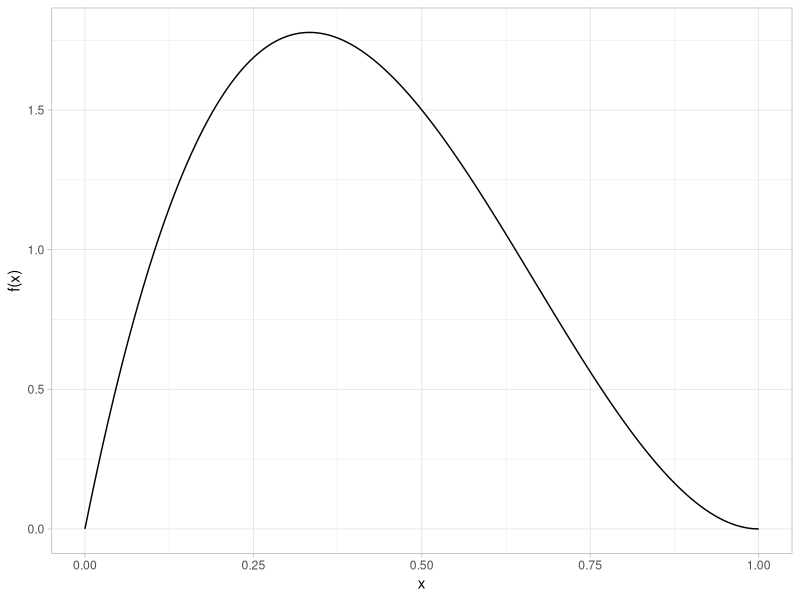
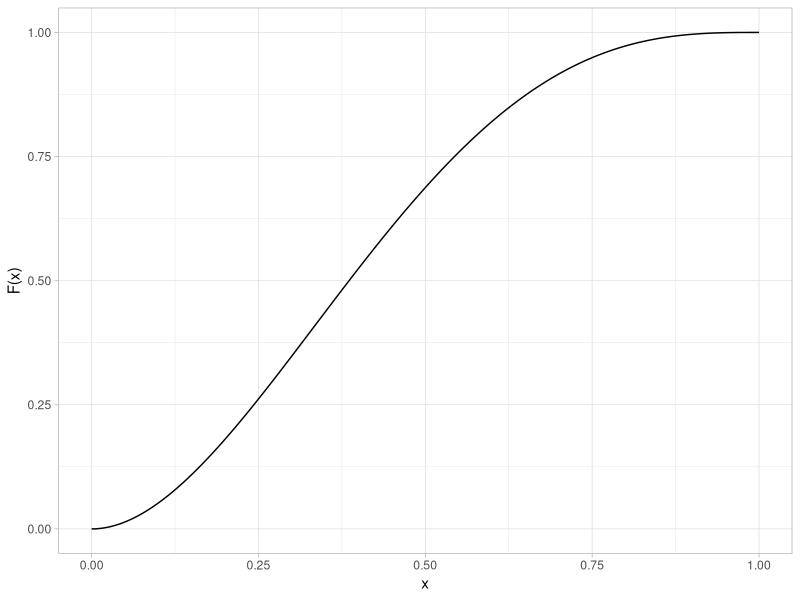
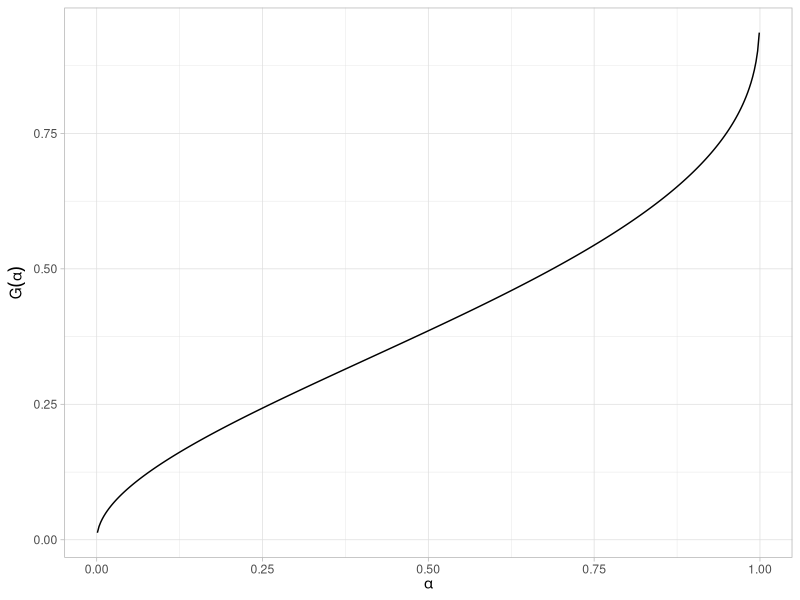

The R script that drew these images, in order:
## ---- chunk 1
#| code-fold: true
#| label: fig-beta-dist-pdf
#| fig-cap: "Beta probability density function (shape1 = 2, shape2 = 3)"
#| message: false
library(tidyverse)

tibble(x = seq(0, 1, length.out = 401)) |>
  mutate(y = dbeta(x, shape1 = 2, shape2 = 3)) |>
  ggplot(aes(x, y)) +
  geom_line() +
  scale_x_continuous(limits = c(0, 1)) +
  labs(x = "x", y = "f(x)") +
  theme_light()
## ---- chunk 2
#| code-fold: true
#| label: fig-beta-dist-cdf
#| fig-cap: "Beta cumulative distribution function (shape1 = 2, shape2 = 3)"
tibble(x = seq(0, 1, length.out = 401)) |>
  mutate(y = pbeta(x, shape1 = 2, shape2 = 3)) |>
  ggplot(aes(x, y)) +
  geom_line() +
  scale_x_continuous(limits = c(0, 1)) +
  labs(x = "x", y = "F(x)") +
  theme_light()
## ---- chunk 3
#| code-fold: true
#| label: fig-beta-dist-ppf
#| fig-cap: "Beta percent point function (shape1 = 2, shape2 = 3)"
tibble(p = seq(0.001, 0.999, length.out = 401)) |>
  mutate(x = qbeta(p, shape1 = 2, shape2 = 3)) |>
  ggplot(aes(p, x)) +
  geom_line() +
  labs(x = expression(alpha), y = expression(G(alpha))) +
  theme_light()
